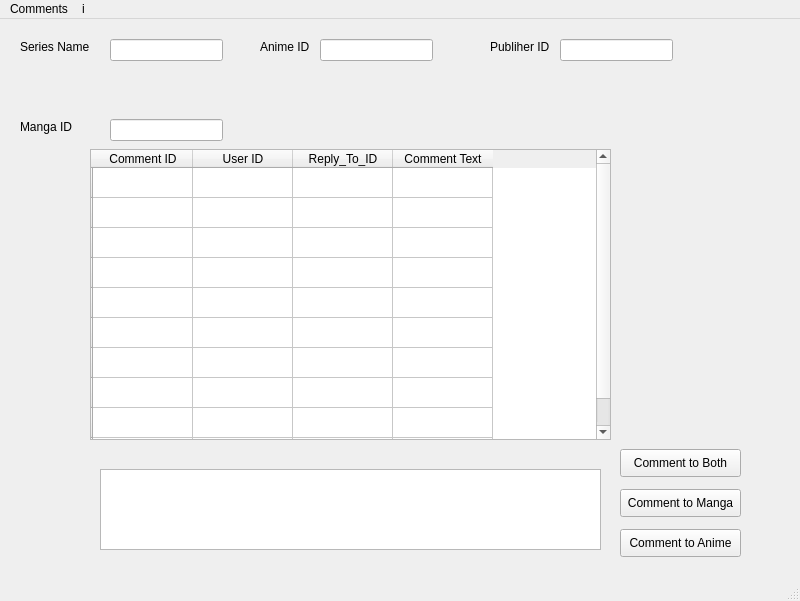
<?xml version="1.0" encoding="UTF-8"?>
<ui version="4.0">
 <class>MainWindow</class>
 <widget class="QMainWindow" name="MainWindow">
  <property name="geometry">
   <rect>
    <x>0</x>
    <y>0</y>
    <width>800</width>
    <height>601</height>
   </rect>
  </property>
  <property name="windowTitle">
   <string>MainWindow</string>
  </property>
  <widget class="QWidget" name="centralwidget">
   <widget class="QTableWidget" name="tableWidget">
    <property name="geometry">
     <rect>
      <x>90</x>
      <y>130</y>
      <width>521</width>
      <height>291</height>
     </rect>
    </property>
    <row>
     <property name="text">
      <string/>
     </property>
    </row>
    <row>
     <property name="text">
      <string/>
     </property>
    </row>
    <row>
     <property name="text">
      <string/>
     </property>
    </row>
    <row>
     <property name="text">
      <string/>
     </property>
    </row>
    <row>
     <property name="text">
      <string/>
     </property>
    </row>
    <row>
     <property name="text">
      <string/>
     </property>
    </row>
    <row>
     <property name="text">
      <string/>
     </property>
    </row>
    <row>
     <property name="text">
      <string/>
     </property>
    </row>
    <row>
     <property name="text">
      <string/>
     </property>
    </row>
    <row>
     <property name="text">
      <string/>
     </property>
    </row>
    <column>
     <property name="text">
      <string>Comment ID</string>
     </property>
    </column>
    <column>
     <property name="text">
      <string>User ID</string>
     </property>
    </column>
    <column>
     <property name="text">
      <string>Reply_To_ID</string>
     </property>
    </column>
    <column>
     <property name="text">
      <string>Comment Text</string>
     </property>
    </column>
   </widget>
   <widget class="QLabel" name="label">
    <property name="geometry">
     <rect>
      <x>20</x>
      <y>20</y>
      <width>81</width>
      <height>16</height>
     </rect>
    </property>
    <property name="text">
     <string>Series Name</string>
    </property>
   </widget>
   <widget class="QLineEdit" name="lineEdit">
    <property name="geometry">
     <rect>
      <x>110</x>
      <y>20</y>
      <width>113</width>
      <height>22</height>
     </rect>
    </property>
   </widget>
   <widget class="QLineEdit" name="lineEdit_2">
    <property name="geometry">
     <rect>
      <x>320</x>
      <y>20</y>
      <width>113</width>
      <height>22</height>
     </rect>
    </property>
    <property name="text">
     <string/>
    </property>
   </widget>
   <widget class="QLabel" name="label_2">
    <property name="geometry">
     <rect>
      <x>260</x>
      <y>20</y>
      <width>81</width>
      <height>16</height>
     </rect>
    </property>
    <property name="text">
     <string>Anime ID</string>
    </property>
   </widget>
   <widget class="QLineEdit" name="lineEdit_3">
    <property name="geometry">
     <rect>
      <x>560</x>
      <y>20</y>
      <width>113</width>
      <height>22</height>
     </rect>
    </property>
    <property name="text">
     <string/>
    </property>
   </widget>
   <widget class="QLabel" name="label_3">
    <property name="geometry">
     <rect>
      <x>490</x>
      <y>20</y>
      <width>81</width>
      <height>16</height>
     </rect>
    </property>
    <property name="text">
     <string>Publiher ID</string>
    </property>
   </widget>
   <widget class="QLineEdit" name="lineEdit_4">
    <property name="geometry">
     <rect>
      <x>110</x>
      <y>100</y>
      <width>113</width>
      <height>22</height>
     </rect>
    </property>
   </widget>
   <widget class="QLabel" name="label_4">
    <property name="geometry">
     <rect>
      <x>20</x>
      <y>100</y>
      <width>81</width>
      <height>16</height>
     </rect>
    </property>
    <property name="text">
     <string>Manga ID</string>
    </property>
   </widget>
   <widget class="QTextEdit" name="textEdit">
    <property name="geometry">
     <rect>
      <x>100</x>
      <y>450</y>
      <width>501</width>
      <height>81</height>
     </rect>
    </property>
   </widget>
   <widget class="QPushButton" name="pushButton">
    <property name="geometry">
     <rect>
      <x>620</x>
      <y>510</y>
      <width>121</width>
      <height>28</height>
     </rect>
    </property>
    <property name="text">
     <string>Comment to Anime</string>
    </property>
   </widget>
   <widget class="QPushButton" name="pushButton_2">
    <property name="geometry">
     <rect>
      <x>620</x>
      <y>470</y>
      <width>121</width>
      <height>28</height>
     </rect>
    </property>
    <property name="text">
     <string>Comment to Manga</string>
    </property>
   </widget>
   <widget class="QPushButton" name="pushButton_3">
    <property name="geometry">
     <rect>
      <x>620</x>
      <y>430</y>
      <width>121</width>
      <height>28</height>
     </rect>
    </property>
    <property name="text">
     <string>Comment to Both</string>
    </property>
   </widget>
  </widget>
  <widget class="QMenuBar" name="menubar">
   <property name="geometry">
    <rect>
     <x>0</x>
     <y>0</y>
     <width>800</width>
     <height>29</height>
    </rect>
   </property>
   <widget class="QMenu" name="menuComments">
    <property name="title">
     <string>Comments</string>
    </property>
   </widget>
   <widget class="QMenu" name="menuneed_to_ask_about_this_frin_ikhlas">
    <property name="title">
     <string>i</string>
    </property>
   </widget>
   <addaction name="menuComments"/>
   <addaction name="menuneed_to_ask_about_this_frin_ikhlas"/>
  </widget>
  <widget class="QStatusBar" name="statusbar"/>
 </widget>
 <resources/>
 <connections/>
</ui>
